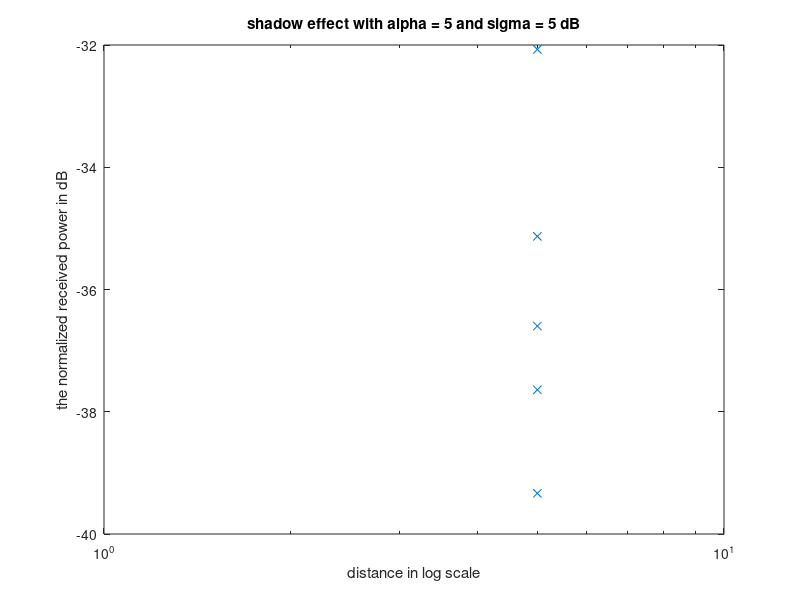

MATLAB code for this plot: (Note: this script raises an error after producing the figure.)
function classpractice21()

clc
clear all

disp('----------------------------------------------------------------------')
disp('-------------------------class practice 2.1----------------------------')
disp('-------------------by Amber-GaoQi on 23/7/26---------------------')
disp('-----------------------------------------------------------------------')

% Input parameters from the user
D = input('distance:');   % 1:1:100
sigma = input('standard deviation of shadowing in dB:');
N = input('the number of samples for each distance:');
alpha = input('the pathloss exponent,alpha:'); % 2:0.5:4

figure; % Create a single figure outside the loops

% Create subplots arrangement based on the number of alpha values
num_alphas = length(alpha);
num_rows = ceil(sqrt(num_alphas));
num_cols = ceil(num_alphas / num_rows);

for a = 1:num_alphas
    for m = 1:length(D)
        for n = 1:N
             % Calculate The ratio of PR to P0 in dB scale with shadowing for each distance
             PrDB(m, n) = -10 * alpha(a) * log10(D(m)) + randn * sigma; 
                                                        %RANDN produces a standard normal distribution
        end
    end
    
    % Create a subplot for each alpha value
    subplot(num_rows, num_cols, a);
    
    % Plot each set of data on the subplot
    for m = 1:length(D)
        semilogx(D(m) * ones(1, N), PrDB(m, :), 'x')
        hold on
    end
    
    xlabel('distance in log scale')
    ylabel('the normalized received power in dB')
    str = sprintf('shadow effect with alpha = %g and sigma = %g dB', alpha(a), sigma);
    title(str);
end

% Adjust the layout to make the subplots fit nicely
sgtitle('Combined Plots'); % Add a common title for the combined figure

end
